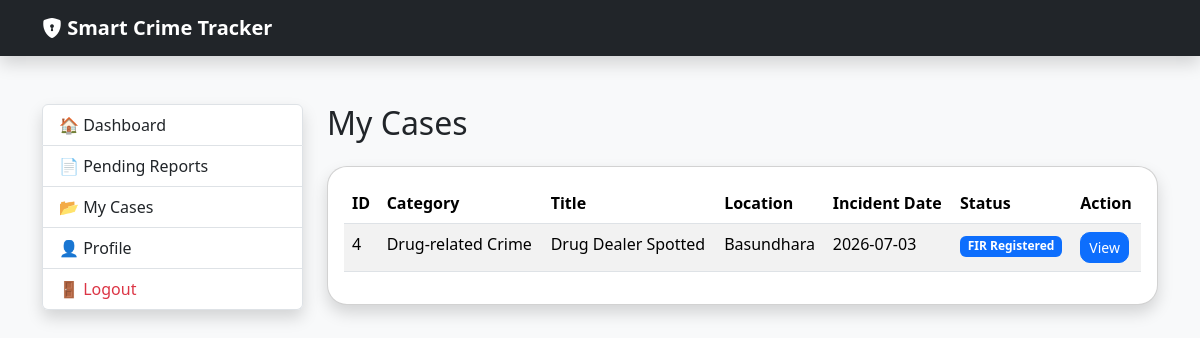
Page /police/my-cases (signed in) on the committed database.
### tables this page shows
CREATE TABLE crime_reports(

            report_id INTEGER PRIMARY KEY AUTOINCREMENT,

            citizen_id INTEGER,

            category_id INTEGER,

            title TEXT,

            description TEXT,

            location TEXT,

            evidence TEXT,

            report_date TEXT,

            status TEXT DEFAULT 'Pending',

            assigned_officer INTEGER, incident_date TEXT, rejection_reason TEXT, created_at TEXT, closed_at TEXT, closing_remarks TEXT,

            FOREIGN KEY(citizen_id)
                REFERENCES users(user_id),

            FOREIGN KEY(category_id)
                REFERENCES crime_categories(category_id),

            FOREIGN KEY(assigned_officer)
                REFERENCES users(user_id)
        );

CREATE TABLE crime_categories(

            category_id INTEGER PRIMARY KEY AUTOINCREMENT,

            category_name TEXT UNIQUE NOT NULL,

            description TEXT
        );

### routes/police_routes.py (the view)
@police_bp.route("/police/my-cases")
def assigned_cases():
    if session.get("role") != "Police":
        return redirect("/login")
    reports = db.fetchall("""
        SELECT
            cr.report_id,
            cc.category_name,
            cr.title,
            cr.location,
            cr.incident_date,
            cr.status
        FROM crime_reports cr

        JOIN crime_categories cc
            ON cr.category_id = cc.category_id

        WHERE cr.assigned_officer = ?

        ORDER BY cr.report_date DESC
    """,
    (session["user_id"],)
    )
    return render_template(
        "police/my_cases.html",
        reports=reports
    )

### database.py (called while the page is built)
    def fetchall(self, query, parameters=()):
        self.cursor.execute(query, parameters)
        return self.cursor.fetchall()

### templates/police/my_cases.html
{% extends "police/layout.html" %}
{% block police_content %}
<h2 class="mb-4">
My Cases
</h2>
<div class="card shadow">
<div class="card-body">
<table class="table table-striped">
<thead>
<tr>
<th>ID</th>
<th>Category</th>
<th>Title</th>
<th>Location</th>
<th>Incident Date</th>
<th>Status</th>
<th>Action</th>
</tr>
</thead>
<tbody>
{% for report in reports %}
<tr>
<td>{{ report.report_id }}</td>
<td>{{ report.category_name }}</td>
<td>{{ report.title }}</td>
<td>{{ report.location }}</td>
<td>{{ report.incident_date }}</td>
<td>
<span class="badge bg-primary">
{{ report.status }}
</span>
</td>
<td>
<a href="{{ url_for('police.report_details',
                    report_id=report.report_id) }}"
   class="btn btn-sm btn-primary">
View
</a>
</td>
</tr>
{% else %}
<tr>
<td colspan="7" class="text-center">
No assigned cases.
</td>
</tr>
{% endfor %}
</tbody>
</table>
</div>
</div>
{% endblock %}

### static/style.css (style rules this page uses)
body { background:#f5f7fa; }
.btn { border-radius:10px; }
.card { border-radius:20px; }

### rows in the picture
crime_reports: report_id "4", category_name "Drug-related Crime", title "Drug Dealer Spotted", location "Basundhara", incident_date "2026-07-03", status "FIR Registered"
